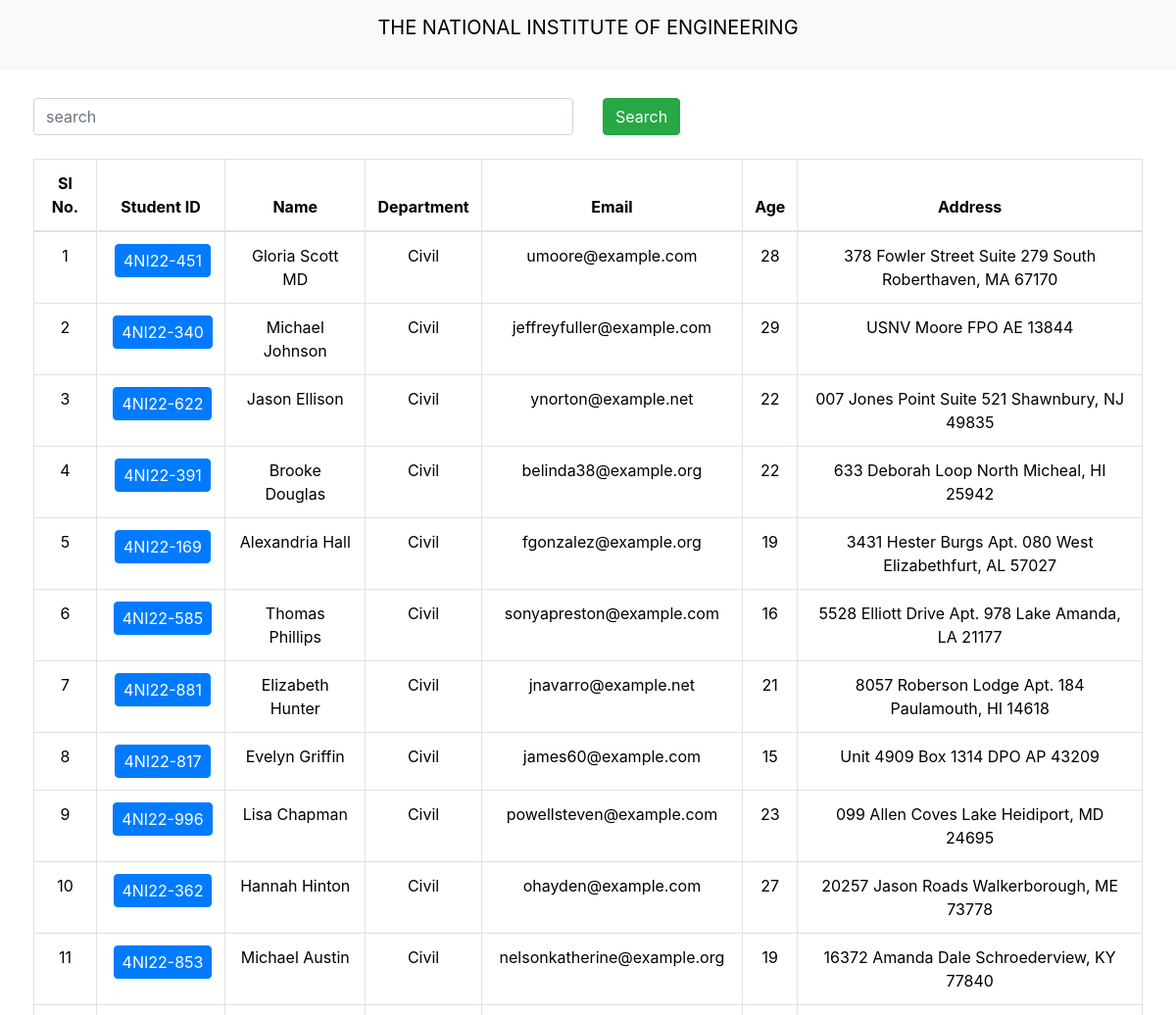
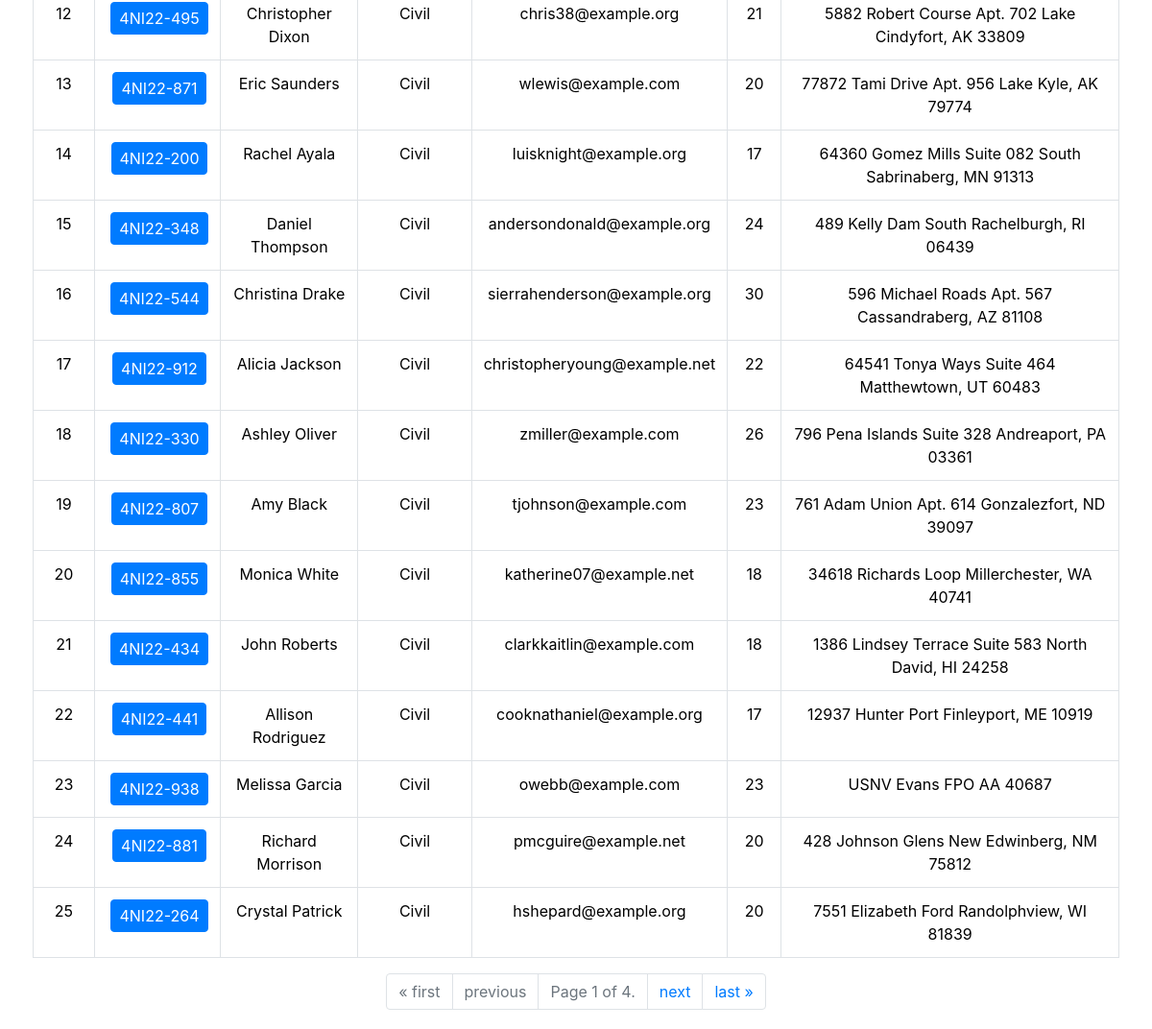
The page / on the database its author committed (2 pictures, top to bottom).
### reportcardapp/models.py (models this page shows, shortened)
class Student(models.Model):
    student_department = models.ForeignKey(Department, related_name="depart", on_delete=models.CASCADE, null=True, blank=True)
    student_id = models.OneToOneField(StudentID, related_name='studentid', on_delete=models.CASCADE, null=True, blank=True)
    student_name = models.CharField(max_length=100)
    student_email = models.EmailField(unique=True, null=True, blank=True) #should be unique
    student_age = models.IntegerField(default=18)
    student_address = models.TextField(null=True, blank=True)
    class Meta:
        ordering = ['student_department']
        verbose_name = "student"

class StudentID(models.Model):
    student_id = models.CharField(max_length=100)

class Department(models.Model):
    department = models.CharField(max_length=100)
    class Meta:
        ordering = ['department']

### reportcardapp/views.py (the view, shortened to what this page needs)
# urls.py: path('', get_students),
def get_students(request):
    queryset=Student.objects.all()
    paginator = Paginator(queryset, 25)  # Show 25 querys per page.
    page_number = request.GET.get("page", 1)
    page_obj = paginator.get_page(page_number)
    return render(request, 'students.html',{"queryset": page_obj})

### reportcardapp/templates/students.html (shortened to what this page needs)
{% extends "base.html" %}
{% block start %}
    <div class="container mt-4 p-1">
        <form method="GET">
            <div class='row'>
                <div class='col-md-6'>
                    <input class='form-control' name='search_query' placeholder='search'>
                </div>
                <div class='col-md-6'>
                    <button type='submit' class='btn btn-success'>Search</button>
                </div>
            </div>
        </form>
        <br>
        <table class="table table-bordered table-hover">
            <thead>
              <tr>
                <th scope="col">Sl No.</th>
                <th scope="col">Student ID</th>
                <th scope="col">Name</th>
                <th scope="col">Department</th>
                <th scope="col">Email</th>
                <th scope="col">Age</th>
                <th scope="col">Address</th>
              </tr>
            </thead>
            <tbody>
                {% for student in queryset %}
              <tr>
                <td>{{forloop.counter}}</td>
                <td>
                    <a href="{% url 'see_marks' student.student_id.student_id %}" class="btn btn-primary no-wrap">
                        {{ student.student_id.student_id }}
                    </a>
                </td>
                <td>{{student.student_name}}</td>
                <td>{{student.student_department.department}}</td>
                <td>{{student.student_email}}</td>
                <td>{{student.student_age}}</td>
                <td>{{student.student_address}}</td>
              </tr>
              {% endfor %}
            </tbody>
          </table>
        <nav aria-label="Page navigation">
            <ul class="pagination justify-content-center">
                {% if queryset.has_previous %}
                    <li class="page-item">
                        <a class="page-link" href="?page=1" aria-label="First">
                            <span aria-hidden="true">&laquo; first</span>
                        </a>
                    </li>
                    <li class="page-item">
                        <a class="page-link" href="?page={{ queryset.previous_page_number }}" aria-label="Previous">
                            <span aria-hidden="true">previous</span>
                        </a>
                    </li>
                {% else %}
                    <li class="page-item disabled">
                        <a class="page-link" aria-label="First">
                            <span aria-hidden="true">&laquo; first</span>
                        </a>
                    </li>
                    <li class="page-item disabled">
                        <a class="page-link" aria-label="Previous">
                            <span aria-hidden="true">previous</span>
                        </a>
                    </li>
                {% endif %}
                <li class="page-item disabled">
                    <a class="page-link">
                        Page {{ queryset.number }} of {{ queryset.paginator.num_pages }}.
                    </a>
                </li>
                {% if queryset.has_next %}
                    <li class="page-item">
                        <a class="page-link" href="?page={{ queryset.next_page_number }}" aria-label="Next">
                            <span aria-hidden="true">next</span>
                        </a>
                    </li>
                    <li class="page-item">
                        <a class="page-link" href="?page={{ queryset.paginator.num_pages }}" aria-label="Last">
                            <span aria-hidden="true">last &raquo;</span>
                        </a>
                    </li>
                {% endif %}
            </ul>
        </nav>
        </div>
{% endblock %}

### reportcardapp/templates/base.html (shortened to what this page needs)
<!DOCTYPE html>
<html lang="en">
  <head>
    <link href="https://cdn.jsdelivr.net/npm/bootstrap@5.3.3/dist/css/bootstrap.min.css" rel="stylesheet">
    <link href="https://stackpath.bootstrapcdn.com/bootstrap/4.5.2/css/bootstrap.min.css" rel="stylesheet">
  </head>
  <body>
    <nav class="navbar navbar-expand-lg bg-body-tertiary">
      <div class="container-fluid">
        <p class="navbar-brand mx-auto">THE NATIONAL INSTITUTE OF ENGINEERING</p>
      </div>
    </nav>
    {% block start %}{% endblock %}
</body>
</html>

### reportcardapp/templates/base.html (style rules this page uses)
table, th, td { border: 2px solid; }
th, td { text-align: center; }
table { width: 100%; border-collapse: collapse; }
.no-wrap { white-space: nowrap; padding: 0.25rem 0.5rem; margin-left: 0.25rem; }

### rows shown on the page
Student: student_id.student_id "4NI22-451", student_name "Gloria Scott MD", student_department.department "Civil", student_email "umoore@example.com", student_age "28", student_address "378 Fowler Street Suite 279 South Roberthaven, MA 67170"
Student: student_id.student_id "4NI22-340", student_name "Michael Johnson", student_department.department "Civil", student_email "jeffreyfuller@example.com", student_age "29", student_address "USNV Moore FPO AE 13844"
Student: student_id.student_id "4NI22-622", student_name "Jason Ellison", student_department.department "Civil", student_email "ynorton@example.net", student_age "22", student_address "007 Jones Point Suite 521 Shawnbury, NJ 49835"
Student: student_id.student_id "4NI22-391", student_name "Brooke Douglas", student_department.department "Civil", student_email "belinda38@example.org", student_age "22", student_address "633 Deborah Loop North Micheal, HI 25942"
Student: student_id.student_id "4NI22-169", student_name "Alexandria Hall", student_department.department "Civil", student_email "fgonzalez@example.org", student_age "19", student_address "3431 Hester Burgs Apt. 080 West Elizabethfurt, AL 57027"
Student: student_id.student_id "4NI22-585", student_name "Thomas Phillips", student_department.department "Civil", student_email "sonyapreston@example.com", student_age "16", student_address "5528 Elliott Drive Apt. 978 Lake Amanda, LA 21177"
Student: student_id.student_id "4NI22-881", student_name "Elizabeth Hunter", student_department.department "Civil", student_email "jnavarro@example.net", student_age "21", student_address "8057 Roberson Lodge Apt. 184 Paulamouth, HI 14618"
Student: student_id.student_id "4NI22-817", student_name "Evelyn Griffin", student_department.department "Civil", student_email "james60@example.com", student_age "15", student_address "Unit 4909 Box 1314 DPO AP 43209"
Student: student_id.student_id "4NI22-996", student_name "Lisa Chapman", student_department.department "Civil", student_email "powellsteven@example.com", student_age "23", student_address "099 Allen Coves Lake Heidiport, MD 24695"
Student: student_id.student_id "4NI22-362", student_name "Hannah Hinton", student_department.department "Civil", student_email "ohayden@example.com", student_age "27", student_address "20257 Jason Roads Walkerborough, ME 73778"
Student: student_id.student_id "4NI22-853", student_name "Michael Austin", student_department.department "Civil", student_email "nelsonkatherine@example.org", student_age "19", student_address "16372 Amanda Dale Schroederview, KY 77840"
Student: student_id.student_id "4NI22-495", student_name "Christopher Dixon", student_department.department "Civil", student_email "chris38@example.org", student_age "21", student_address "5882 Robert Course Apt. 702 Lake Cindyfort, AK 33809"
Student: student_id.student_id "4NI22-871", student_name "Eric Saunders", student_department.department "Civil", student_email "wlewis@example.com", student_age "20", student_address "77872 Tami Drive Apt. 956 Lake Kyle, AK 79774"
Student: student_id.student_id "4NI22-200", student_name "Rachel Ayala", student_department.department "Civil", student_email "luisknight@example.org", student_age "17", student_address "64360 Gomez Mills Suite 082 South Sabrinaberg, MN 91313"
Student: student_id.student_id "4NI22-348", student_name "Daniel Thompson", student_department.department "Civil", student_email "andersondonald@example.org", student_age "24", student_address "489 Kelly Dam South Rachelburgh, RI 06439"
Student: student_id.student_id "4NI22-544", student_name "Christina Drake", student_department.department "Civil", student_email "sierrahenderson@example.org", student_age "30", student_address "596 Michael Roads Apt. 567 Cassandraberg, AZ 81108"
Student: student_id.student_id "4NI22-912", student_name "Alicia Jackson", student_department.department "Civil", student_email "christopheryoung@example.net", student_age "22", student_address "64541 Tonya Ways Suite 464 Matthewtown, UT 60483"
Student: student_id.student_id "4NI22-330", student_name "Ashley Oliver", student_department.department "Civil", student_email "zmiller@example.com", student_age "26", student_address "796 Pena Islands Suite 328 Andreaport, PA 03361"
Student: student_id.student_id "4NI22-807", student_name "Amy Black", student_department.department "Civil", student_email "tjohnson@example.com", student_age "23", student_address "761 Adam Union Apt. 614 Gonzalezfort, ND 39097"
Student: student_id.student_id "4NI22-855", student_name "Monica White", student_department.department "Civil", student_email "katherine07@example.net", student_age "18", student_address "34618 Richards Loop Millerchester, WA 40741"
Student: student_id.student_id "4NI22-434", student_name "John Roberts", student_department.department "Civil", student_email "clarkkaitlin@example.com", student_age "18", student_address "1386 Lindsey Terrace Suite 583 North David, HI 24258"
Student: student_id.student_id "4NI22-441", student_name "Allison Rodriguez", student_department.department "Civil", student_email "cooknathaniel@example.org", student_age "17", student_address "12937 Hunter Port Finleyport, ME 10919"
Student: student_id.student_id "4NI22-938", student_name "Melissa Garcia", student_department.department "Civil", student_email "owebb@example.com", student_age "23", student_address "USNV Evans FPO AA 40687"
Student: student_id.student_id "4NI22-881", student_name "Richard Morrison", student_department.department "Civil", student_email "pmcguire@example.net", student_age "20", student_address "428 Johnson Glens New Edwinberg, NM 75812"
Student: student_id.student_id "4NI22-264", student_name "Crystal Patrick", student_department.department "Civil", student_email "hshepard@example.org", student_age "20", student_address "7551 Elizabeth Ford Randolphview, WI 81839"

### other values the page prints
{{ queryset.number }} "1"
{{ queryset.paginator.num_pages }} "4"
